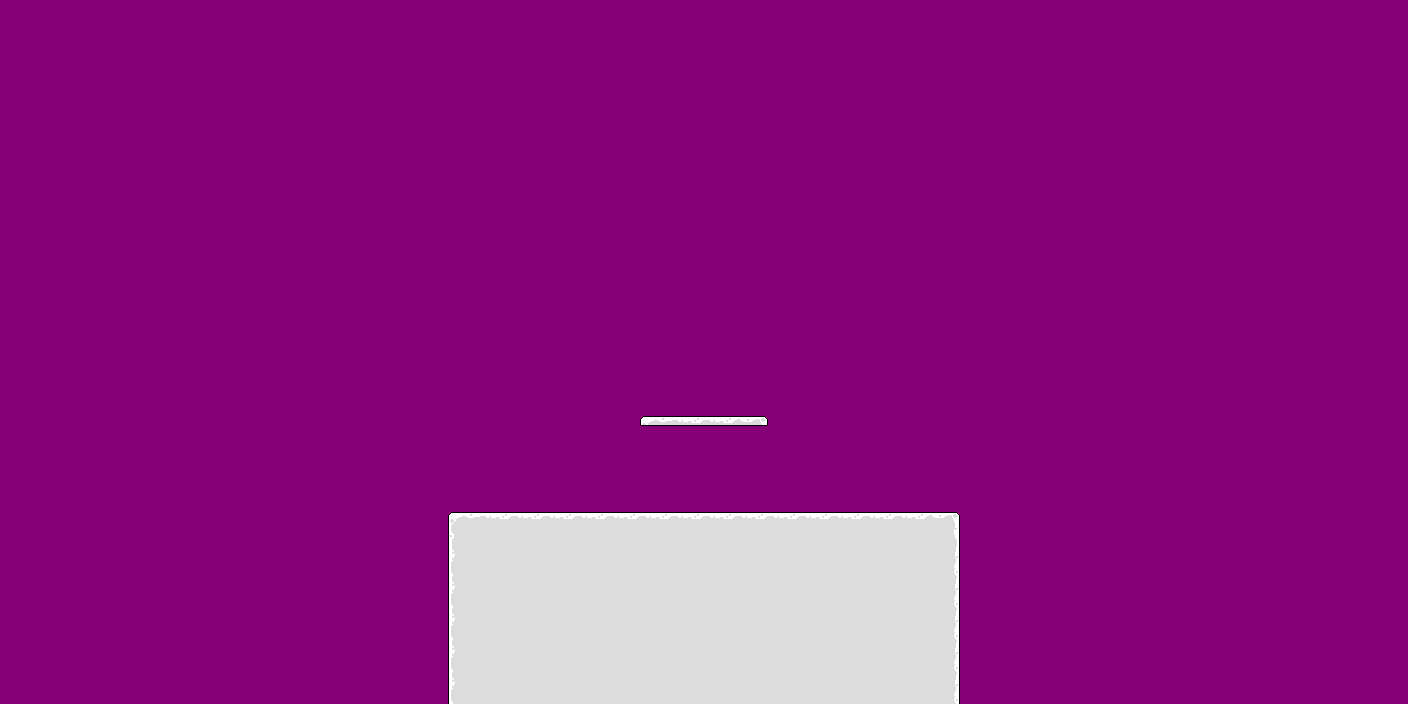

The image is a tile-based game level rendered from a .tmx file. Its description and source (layers, tilesets, objects; grid data summarised) follow:
An orthogonal 44x22 tile map with 32x32 px tiles, 6 tile layers (SKY, PARALLAXSLOW, PARALLAXFAST, MIDDLEBACK, ...) and 2 objects.

<map version="1.0" tiledversion="1.0.2" orientation="orthogonal" renderorder="right-down" width="44" height="22" tilewidth="32" tileheight="32" nextobjectid="56">
 <tileset firstgid="1" name="town" tilewidth="32" tileheight="32" spacing="1" tilecount="35" columns="7">
  <image source="../sprites/tilesets/boss.png" width="230" height="164" />
 </tileset>
 <layer name="SKY" width="44" height="22">
  <data>[968 cells, 968 non-empty, 1 distinct tile ids]</data>
 </layer>
 <layer name="PARALLAXSLOW" width="44" height="22">
  <data>[968 cells, 0 non-empty, 0 distinct tile ids]</data>
 </layer>
 <layer name="PARALLAXFAST" width="44" height="22">
  <data>[968 cells, 0 non-empty, 0 distinct tile ids]</data>
 </layer>
 <layer name="MIDDLEBACK" width="44" height="22">
  <data>[968 cells, 0 non-empty, 0 distinct tile ids]</data>
 </layer>
 <layer name="MIDDLEFRONT" width="44" height="22">
  <data>[968 cells, 100 non-empty, 9 distinct tile ids]</data>
 </layer>
 <layer name="FRONT" width="44" height="22">
  <data>[968 cells, 0 non-empty, 0 distinct tile ids]</data>
 </layer>
 <objectgroup name="COLLISION">
  <object id="20" x="448" y="512" width="512" height="320" />
  <object id="54" x="640" y="416" width="128" />
 </objectgroup>
 <objectgroup name="ENTITIES" />
</map>
